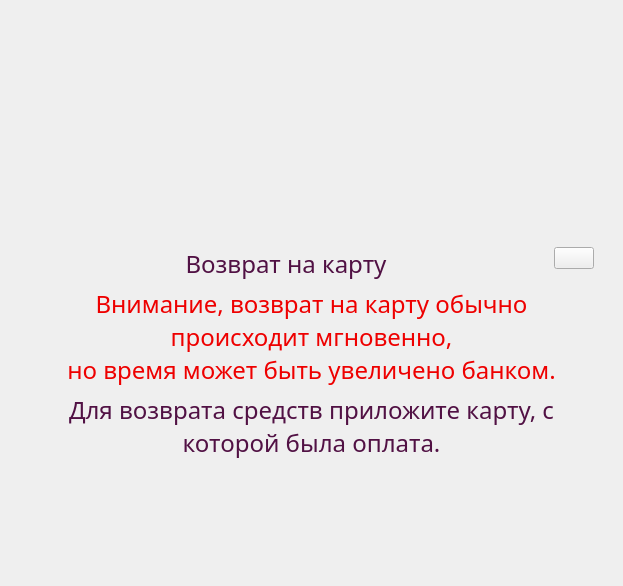
<?xml version="1.0" encoding="UTF-8"?>
<ui version="4.0">
 <class>d1_Screen_9</class>
 <widget class="QWidget" name="d1_Screen_9">
  <property name="geometry">
   <rect>
    <x>0</x>
    <y>0</y>
    <width>623</width>
    <height>586</height>
   </rect>
  </property>
  <property name="windowTitle">
   <string>Form</string>
  </property>
  <layout class="QVBoxLayout" name="verticalLayout">
   <item>
	<widget class="QWidget" name="d1_9_widgetBackground" native="true">
     <property name="styleSheet">
	  <string notr="true">#d1_9_widgetBackground{
	border-image: url(:/d1_noItem.png);
}</string>
     </property>
     <layout class="QVBoxLayout" name="verticalLayout_2" stretch="2,3">
      <property name="spacing">
       <number>20</number>
      </property>
      <item>
       <spacer name="verticalSpacer_2">
        <property name="orientation">
         <enum>Qt::Vertical</enum>
        </property>
        <property name="sizeHint" stdset="0">
         <size>
          <width>20</width>
          <height>177</height>
         </size>
        </property>
       </spacer>
      </item>
      <item>
	   <widget class="QWidget" name="d1_9_widgetContent" native="true">
        <layout class="QVBoxLayout" name="verticalLayout_5">
         <item>
		  <layout class="QHBoxLayout" name="d1_9_hlTopWidget" stretch="10,1">
           <property name="spacing">
            <number>0</number>
           </property>
           <property name="leftMargin">
            <number>0</number>
           </property>
           <property name="topMargin">
            <number>0</number>
           </property>
           <property name="bottomMargin">
            <number>0</number>
           </property>
           <item>
			<layout class="QVBoxLayout" name="d1_9_vlText">
             <property name="topMargin">
              <number>0</number>
             </property>
             <item>
              <widget class="QLabel" name="d1_9_lblInfo">
               <property name="palette">
                <palette>
                 <active>
                  <colorrole role="WindowText">
                   <brush brushstyle="SolidPattern">
                    <color alpha="255">
                     <red>81</red>
                     <green>17</green>
                     <blue>68</blue>
                    </color>
                   </brush>
                  </colorrole>
                 </active>
                 <inactive>
                  <colorrole role="WindowText">
                   <brush brushstyle="SolidPattern">
                    <color alpha="255">
                     <red>81</red>
                     <green>17</green>
                     <blue>68</blue>
                    </color>
                   </brush>
                  </colorrole>
                 </inactive>
                 <disabled>
                  <colorrole role="WindowText">
                   <brush brushstyle="SolidPattern">
                    <color alpha="96">
                     <red>164</red>
                     <green>166</green>
                     <blue>168</blue>
                    </color>
                   </brush>
                  </colorrole>
                 </disabled>
                </palette>
               </property>
               <property name="font">
                <font>
				 <family>Baloo Cyrillic</family>
                 <pointsize>18</pointsize>
                </font>
               </property>
               <property name="text">
                <string>Возврат на карту</string>
               </property>
               <property name="alignment">
                <set>Qt::AlignHCenter|Qt::AlignTop</set>
               </property>
              </widget>
             </item>
            </layout>
           </item>
           <item alignment="Qt::AlignRight|Qt::AlignTop">
			<widget class="QPushButton" name="d1_9_btnClose">
             <property name="sizePolicy">
              <sizepolicy hsizetype="Preferred" vsizetype="Preferred">
               <horstretch>0</horstretch>
               <verstretch>0</verstretch>
              </sizepolicy>
             </property>
             <property name="styleSheet">
			  <string notr="true">#d1_9_btnClose{
	border-image: url(:/d1_btnClose.png);
}</string>
             </property>
             <property name="text">
              <string/>
             </property>
            </widget>
           </item>
          </layout>
         </item>
         <item>
          <widget class="QLabel" name="d1_9_lblText_1">
           <property name="palette">
            <palette>
             <active>
              <colorrole role="WindowText">
               <brush brushstyle="SolidPattern">
                <color alpha="255">
                 <red>238</red>
                 <green>0</green>
                 <blue>0</blue>
                </color>
               </brush>
              </colorrole>
             </active>
             <inactive>
              <colorrole role="WindowText">
               <brush brushstyle="SolidPattern">
                <color alpha="255">
                 <red>238</red>
                 <green>0</green>
                 <blue>0</blue>
                </color>
               </brush>
              </colorrole>
             </inactive>
             <disabled>
              <colorrole role="WindowText">
               <brush brushstyle="SolidPattern">
                <color alpha="96">
                 <red>164</red>
                 <green>166</green>
                 <blue>168</blue>
                </color>
               </brush>
              </colorrole>
             </disabled>
            </palette>
           </property>
           <property name="font">
            <font>
			 <family>Baloo Cyrillic</family>
             <pointsize>18</pointsize>
            </font>
           </property>
           <property name="text">
            <string>Внимание, возврат на карту обычно
происходит мгновенно,
но время может быть увеличено банком.</string>
           </property>
           <property name="alignment">
            <set>Qt::AlignCenter</set>
           </property>
           <property name="wordWrap">
            <bool>true</bool>
           </property>
          </widget>
         </item>
         <item>
          <widget class="QLabel" name="d1_9_lblText_2">
           <property name="palette">
            <palette>
             <active>
              <colorrole role="WindowText">
               <brush brushstyle="SolidPattern">
                <color alpha="255">
                 <red>81</red>
                 <green>17</green>
                 <blue>68</blue>
                </color>
               </brush>
              </colorrole>
             </active>
             <inactive>
              <colorrole role="WindowText">
               <brush brushstyle="SolidPattern">
                <color alpha="255">
                 <red>81</red>
                 <green>17</green>
                 <blue>68</blue>
                </color>
               </brush>
              </colorrole>
             </inactive>
             <disabled>
              <colorrole role="WindowText">
               <brush brushstyle="SolidPattern">
                <color alpha="96">
                 <red>164</red>
                 <green>166</green>
                 <blue>168</blue>
                </color>
               </brush>
              </colorrole>
             </disabled>
            </palette>
           </property>
           <property name="font">
            <font>
			 <family>Baloo Cyrillic</family>
             <pointsize>18</pointsize>
            </font>
           </property>
           <property name="text">
            <string>Для возврата средств приложите карту, с
которой была оплата.</string>
           </property>
           <property name="alignment">
            <set>Qt::AlignCenter</set>
           </property>
           <property name="wordWrap">
            <bool>true</bool>
           </property>
          </widget>
         </item>
         <item>
          <spacer name="verticalSpacer_3">
           <property name="orientation">
            <enum>Qt::Vertical</enum>
           </property>
           <property name="sizeHint" stdset="0">
            <size>
             <width>20</width>
             <height>40</height>
            </size>
           </property>
          </spacer>
         </item>
        </layout>
       </widget>
      </item>
     </layout>
    </widget>
   </item>
  </layout>
 </widget>
 <resources/>
 <connections/>
</ui>
